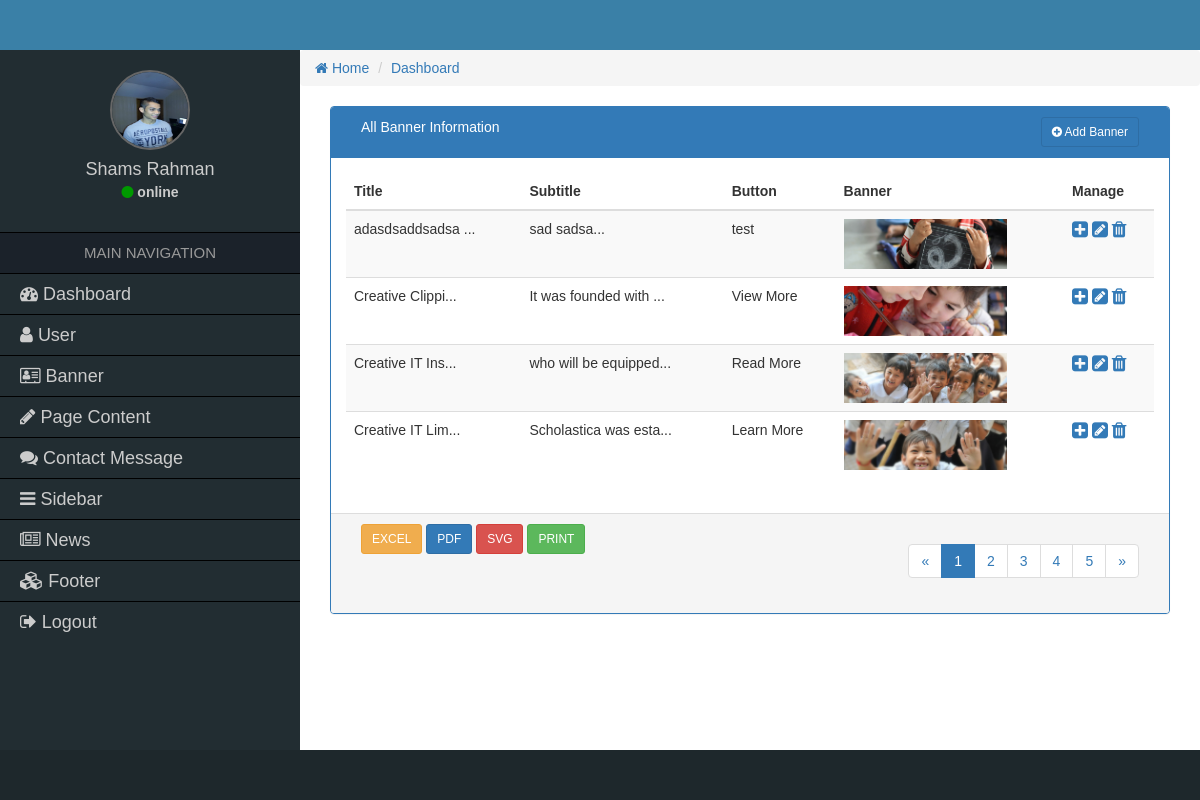
/admin/all-banner.php (signed in), run on the app's committed database.
### tables this page shows
CREATE TABLE `cit_banner` (
  `ban_id` int(11) NOT NULL,
  `ban_title` varchar(200) NOT NULL,
  `ban_subtitle` varchar(300) NOT NULL,
  `ban_text` varchar(20) NOT NULL,
  `ban_url` varchar(200) NOT NULL,
  `ban_details` text NOT NULL,
  `ban_image` varchar(50) NOT NULL,
  `ban_active` int(11) NOT NULL,
  `ban_time` datetime NOT NULL
);

### admin/all-banner.php (the view, shortened to what this page needs)
<?php
require_once('functions/function.php');
if ($_SESSION['role'] <= 1) {
    ?>
    <div class="col-md-12">
        <div class="panel panel-primary">
            <div class="panel-heading">
                <div class="col-md-9 heading_title">
                    All Banner Information
                </div>
                <div class="col-md-3 text-right">
                    <a href="add-banner.php" class="btn btn-sm btn btn-primary"><i class="fa fa-plus-circle"></i> Add Banner</a>
                </div>
                <div class="clearfix"></div>
            </div>
            <div class="panel-body">
                <table class="table table-responsive table-striped table-hover table_cus">
                    <thead class="table_head">
                        <tr>
                            <th>Title</th>
                            <th>Subtitle</th>
                            <th>Button</th>
                            <th>Banner</th>
                            <th>Manage</th>
                        </tr>
                    </thead>
                    <tbody>
                        <?php
                        $sel = 'SELECT * FROM cit_banner ORDER BY ban_id DESC';
                        $qry = mysqli_query($con, $sel);
                        while ($data = mysqli_fetch_array($qry)) {
                            ?>
                            <tr>
                                <td><?= substr($data['ban_title'], 0, 15); ?>...</td>
                                <td><?= substr($data['ban_subtitle'], 0, 20); ?>...</td>
                                <td><?= $data['ban_text']; ?></td>
                                <td class="hidden-xs">
                                    <img height="50" src="uploads/<?= $data['ban_image']; ?>" alt="banner" />
                                </td>
                                <td>
                                    <a href="view-user.php?v=<?= $data['ban_id']; ?>"><i class="fa fa-plus-square fa-lg"></i></a>
                                    <a href="edit-user.php?e=<?= $data['ban_id']; ?>"><i class="fa fa-pencil-square fa-lg"></i></a>
                                    <a href="delete-user.php?d=<?= $data['ban_id']; ?>"><i class="fa fa-trash fa-lg"></i></a>
                                </td>
                            </tr>
    <?php } ?>
                    </tbody>
                </table>
            </div>
            <div class="panel-footer">
                <div class="col-md-4">
                    <a href="#" class="btn btn-sm btn-warning">EXCEL</a>
                    <a href="#" class="btn btn-sm btn-primary">PDF</a>
                    <a href="#" class="btn btn-sm btn-danger">SVG</a>
                    <a href="#" class="btn btn-sm btn-success">PRINT</a>
                </div>
                <div class="col-md-4">
                </div>
                <div class="col-md-4 text-right">
                    <nav aria-label="Page navigation">
                        <ul class="pagination pagina_cus">
                            <li>
                                <a href="#" aria-label="Previous">
                                    <span aria-hidden="true">&laquo;</span>
                                </a>
                            </li>
                            <li class="active"><a href="#">1</a></li>
                            <li><a href="#">2</a></li>
                            <li><a href="#">3</a></li>
                            <li><a href="#">4</a></li>
                            <li><a href="#">5</a></li>
                            <li>
                                <a href="#" aria-label="Next">
                                    <span aria-hidden="true">&raquo;</span>
                                </a>
                            </li>
                        </ul>
                    </nav>
                </div>
                <div class="clearfix"></div>
            </div>
        </div>
    </div>
    <?php
} else {
    echo "Access Denied!!!";
}
?>

### admin/css/style.css (style rules this page uses)
* { margin:0px; padding:0px; outline:0px; }
img { border:0px; }
ul, ol { list-style-type:none; }
a { text-decoration:none; }
body { font-family:Verdana, Geneva, sans-serif; }

### data on the page
cit_banner: ban_title "adasdsaddsadsa", ban_subtitle "sad sadsa", ban_text "test", ban_image (picture)
cit_banner: ban_title "Creative Clippi", ban_subtitle "It was founded with", ban_text "View More", ban_image (picture)
cit_banner: ban_title "Creative IT Ins", ban_subtitle "who will be equipped", ban_text "Read More", ban_image (picture)
cit_banner: ban_title "Creative IT Lim", ban_subtitle "Scholastica was esta", ban_text "Learn More", ban_image (picture)

### other printed values
$_SESSION['name'] "Shams Rahman"
